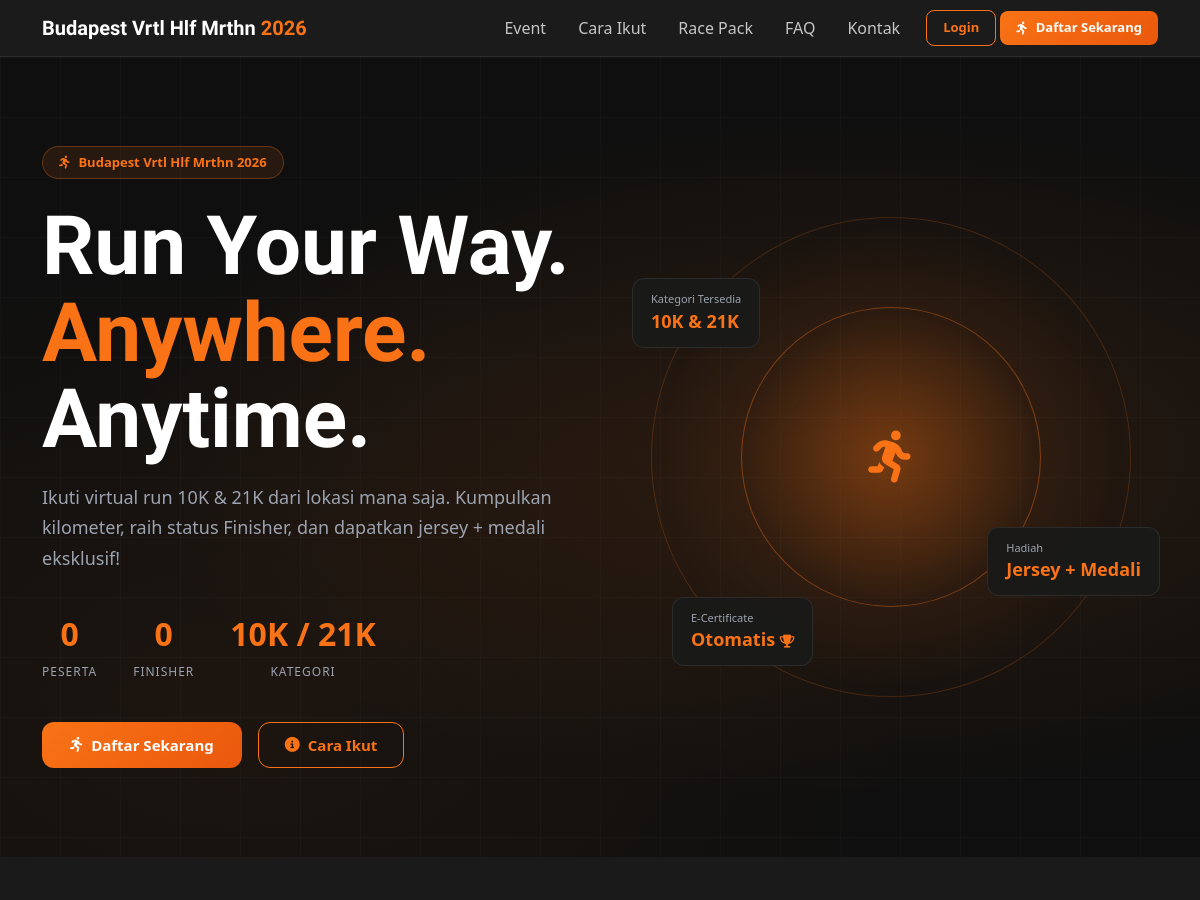
Before: / (upper part) with the older database file.
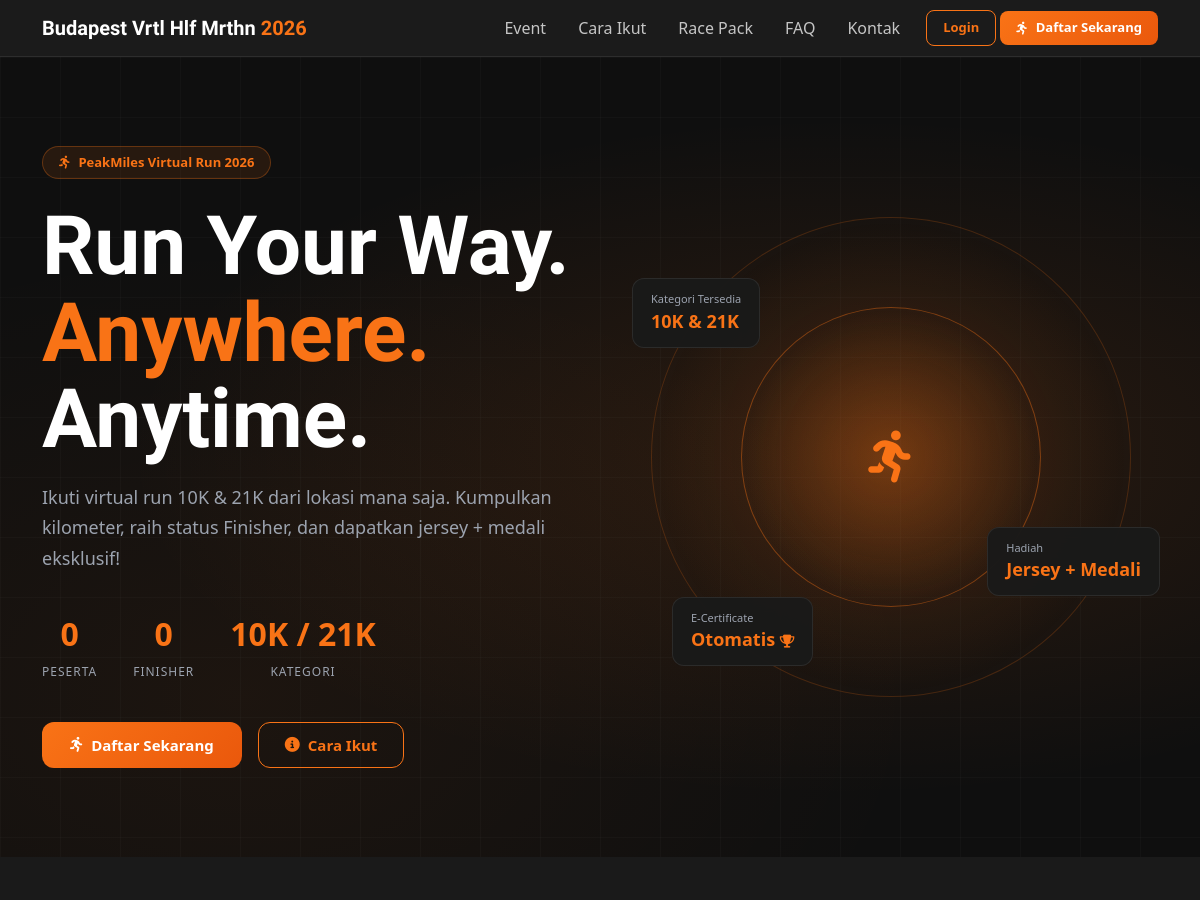
After: the same page with the newer database file.
### tables this page shows
CREATE TABLE IF NOT EXISTS events (
    id INT AUTO_INCREMENT PRIMARY KEY,
    name VARCHAR(200) NOT NULL,
    slug VARCHAR(200) NOT NULL,
    description TEXT,
    start_date DATE NOT NULL,
    end_date DATE NOT NULL,
    target_10k DECIMAL(5,2) DEFAULT 10.00,
    target_21k DECIMAL(5,2) DEFAULT 21.00,
    fee_10k INT DEFAULT 179000,
    fee_21k INT DEFAULT 199000,
    registration_url VARCHAR(500) DEFAULT 'https://nusatix.com',
    is_active TINYINT(1) DEFAULT 1,
    banner_image VARCHAR(300) NULL,
    created_at DATETIME DEFAULT CURRENT_TIMESTAMP
);

### includes/functions.php (called while the page is built, shortened)
<?php
function getActiveEvent(): ?array {
    $db = getDB();
    $stmt = $db->prepare("SELECT * FROM events WHERE is_active = 1 ORDER BY id DESC LIMIT 1");
    $stmt->execute();
    return $stmt->fetch() ?: null;
}
function sanitize(string $input): string {
    return htmlspecialchars(trim($input), ENT_QUOTES, 'UTF-8');
}

### index.php (the view, shortened to what this page needs)
<?php
require_once __DIR__ . '/includes/header.php';
$event = getActiveEvent();
?>
<section class="hero" id="home">
  <div class="hero-bg"></div>
  <div class="hero-grid"></div>
  <div class="container" style="position:relative;z-index:2;">
    <div class="row align-items-center g-5">
      <div class="col-lg-6">
        <div class="hero-badge">
          <i class="fa fa-running"></i>
          <?= $event ? sanitize($event['name']) : 'PeakMiles Virtual Run 2026' ?>
        </div>
        <h1 class="hero-title">Run Your Way.<br><span>Anywhere.</span><br>Anytime.</h1>
        <p class="hero-desc">Ikuti virtual run 10K & 21K dari lokasi mana saja. Kumpulkan kilometer, raih status Finisher, dan dapatkan jersey + medali eksklusif!</p>
        <div class="hero-stats">
          <div class="hero-stat">
            <span class="hero-stat-val counter" data-target="2500">0</span>
            <span class="hero-stat-label">Peserta</span>
          </div>
          <div class="hero-stat">
            <span class="hero-stat-val counter" data-target="1800">0</span>
            <span class="hero-stat-label">Finisher</span>
          </div>
          <div class="hero-stat">
            <span class="hero-stat-val">10K / 21K</span>
            <span class="hero-stat-label">Kategori</span>
          </div>
        </div>
        <div class="d-flex gap-3 flex-wrap">
          <a href="<?= SITE_URL ?>/register.php" class="btn-primary-custom">
            <i class="fa fa-running"></i> Daftar Sekarang
          </a>
          <a href="#how-it-works" class="btn-outline-custom">
            <i class="fa fa-info-circle"></i> Cara Ikut
          </a>
        </div>
      </div>
      <div class="col-lg-6">
        <div class="hero-visual">
          <div class="hero-circle">
            <div class="hero-circle-inner"><i class="fa fa-person-running" style="font-size:52px;color:var(--primary);"></i></div>
            <div class="floating-card float-1">
              <div class="floating-card-title">Kategori Tersedia</div>
              <div class="floating-card-val">10K & 21K</div>
            </div>
            <div class="floating-card float-2">
              <div class="floating-card-title">Hadiah</div>
              <div class="floating-card-val">Jersey + Medali</div>
            </div>
            <div class="floating-card float-3">
              <div class="floating-card-title">E-Certificate</div>
              <div class="floating-card-val">Otomatis <i class="fa fa-trophy" style="color:var(--primary);font-size:13px;"></i></div>
            </div>
          </div>
        </div>
      </div>
    </div>
  </div>
</section>
<section class="section section-darker" id="event">
</section>
<?php require_once __DIR__ . '/includes/footer.php'; ?>

Changed rows visible on the page:
changed events: name "Budapest Vrtl Hlf Mrthn 2026" → "PeakMiles Virtual Run 2026"
